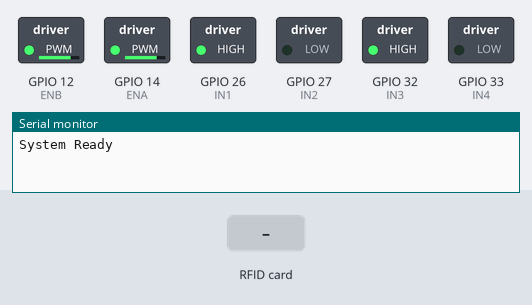
The sketch below on a simulated ESP32. Shown: switched loads named in the sketch (green lamp = pin HIGH), the last lines printed to the serial monitor. The inputs (shaded band) are chosen by the test bench.

Above: at 1.2 s.
1.3 s: RFID card A3 7F 9B 21 held to the reader
At 2.0 s:
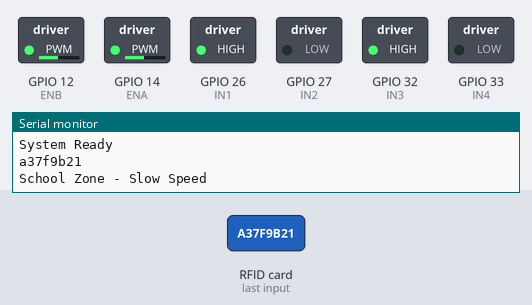
Timing chart, 0 to 7.8 s (numbered marks = the images above; inputs shaded):
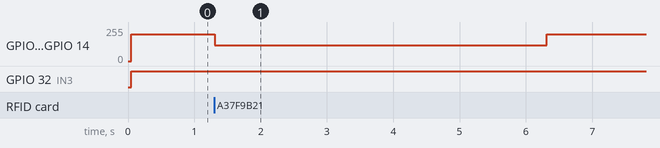

Measured:
- after the input at 1.3 s, GPIO 12 (ENB), GPIO 14 (ENA): 200/255 → 120/255 at once, → 200/255 5.0 s later

The sketch:

RFID_BASED_SMART_SPEED_CONTROL_SYSTEM__IoT_.ino
```cpp
#include <SPI.h>
#include <MFRC522.h>

#define SS_PIN 5
#define RST_PIN 22

MFRC522 rfid(SS_PIN, RST_PIN);

// Motor pins
#define IN1 26
#define IN2 27
#define IN3 32
#define IN4 33
#define ENA 14
#define ENB 12

// Speed values
int normalSpeed = 200;
int slowSpeed = 120;

void setup() {
  Serial.begin(115200);
  SPI.begin();
  rfid.PCD_Init();

  pinMode(IN1, OUTPUT);
  pinMode(IN2, OUTPUT);
  pinMode(IN3, OUTPUT);
  pinMode(IN4, OUTPUT);
  pinMode(ENA, OUTPUT);
  pinMode(ENB, OUTPUT);

  Serial.println("System Ready");
}

void loop() {

  moveForward(normalSpeed);  // default movement

  if (!rfid.PICC_IsNewCardPresent())
    return;

  if (!rfid.PICC_ReadCardSerial())
    return;

  String tagID = "";

  for (byte i = 0; i < rfid.uid.size; i++) {
    tagID += String(rfid.uid.uidByte[i], HEX);
  }

  Serial.println(tagID);

  //  CHANGE THESE UID VALUES
  if (tagID == "a37f9b21") {
    Serial.println("School Zone - Slow Speed");
    moveForward(slowSpeed);
    delay(5000);
  }
  else if (tagID == "934c8a11") {
    Serial.println("Hospital Zone - Medium Speed");
    moveForward(150);
    delay(5000);
  }
  else {
    Serial.println("Normal Zone");
    moveForward(normalSpeed);
  }
}

//  Movement Functions

void moveForward(int speedVal) {
  digitalWrite(IN1, HIGH);
  digitalWrite(IN2, LOW);
  digitalWrite(IN3, HIGH);
  digitalWrite(IN4, LOW);

  analogWrite(ENA, speedVal);
  analogWrite(ENB, speedVal);
}

void stopCar() {
  digitalWrite(IN1, LOW);
  digitalWrite(IN2, LOW);
  digitalWrite(IN3, LOW);
  digitalWrite(IN4, LOW);
}
```
